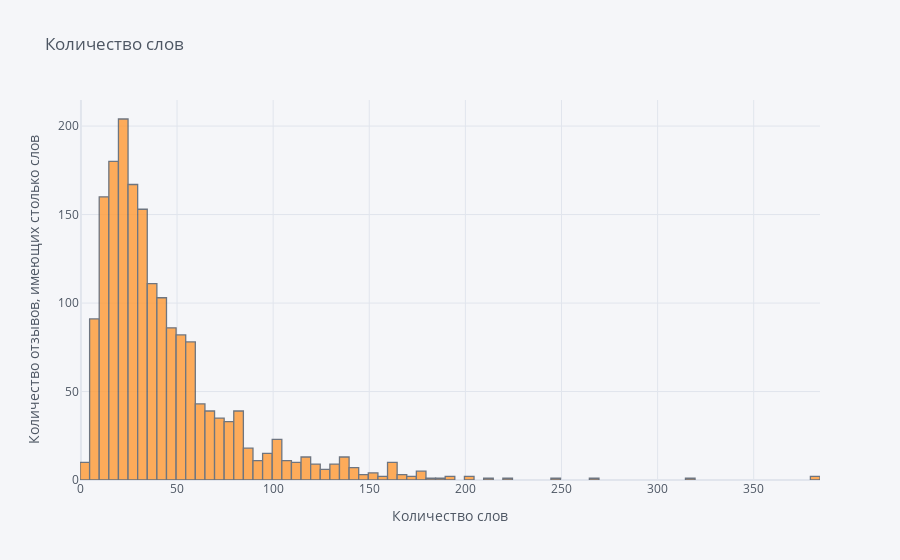

This figure's notebook cell:
### Code cell
info['w_count'].iplot(kind='hist', xTitle = "Количество слов", yTitle = "Количество отзывов, имеющих столько слов", title = "Количество слов")

### Figure 1 — Plotly figure (JSON) as saved in the notebook; plotly's stock layout.template omitted (floating-point values rounded to 4 significant figures; data arrays with more than 128 entries replaced by an {"elided": "..."} marker saying what was removed)
{"data": [{"histfunc": "count", "histnorm": "", "marker": {"color": "rgba(255, 153, 51, 1.0)", "line": {"color": "#4D5663", "width": 1.3}}, "name": "w_count", "opacity": 0.8, "orientation": "v", "type": "histogram", "x": {"elided": "1801 int values"}}], "layout": {"barmode": "overlay", "legend": {"bgcolor": "#F5F6F9", "font": {"color": "#4D5663"}}, "paper_bgcolor": "#F5F6F9", "plot_bgcolor": "#F5F6F9", "title": {"font": {"color": "#4D5663"}, "text": "Количество слов"}, "xaxis": {"gridcolor": "#E1E5ED", "showgrid": true, "tickfont": {"color": "#4D5663"}, "title": {"font": {"color": "#4D5663"}, "text": "Количество слов"}, "zerolinecolor": "#E1E5ED"}, "yaxis": {"gridcolor": "#E1E5ED", "showgrid": true, "tickfont": {"color": "#4D5663"}, "title": {"font": {"color": "#4D5663"}, "text": "Количество отзывов, имеющих столько слов"}, "zerolinecolor": "#E1E5ED"}}}
